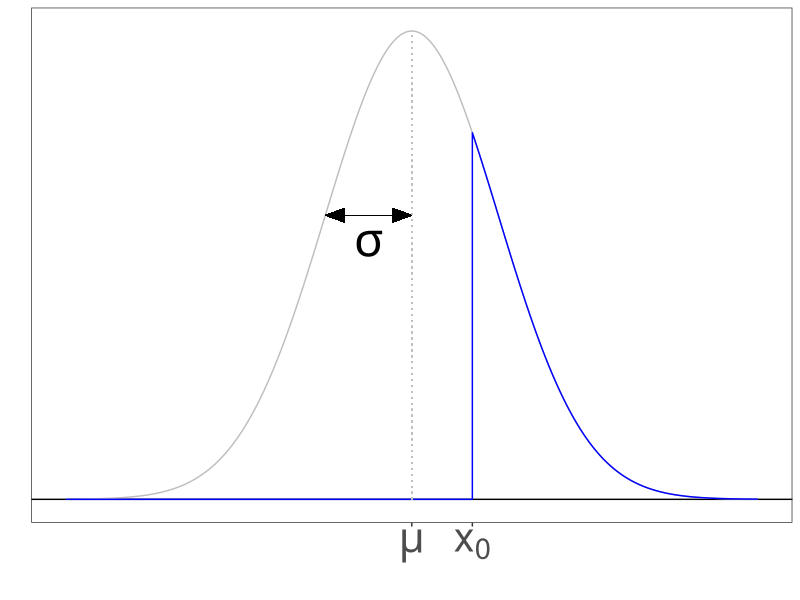

Reproduce this figure in R.
require(ggplot2)
x0 = 0.7
x1 = seq(-4,x0,0.01)
x2 = seq(x0,4,0.01)
x3 = seq(-4,4,0.01)
df = data.frame(
  x = c(x1,x2),
  y = c( rep(0,length(x1)), dnorm(x2) )
)
df2 = data.frame(
  x=x3,
  y=dnorm(x3)
)
rm(x1,x2,x3)

pdf("truncated-normal.pdf",width=10,height=5)
ggplot(df, aes(x=x,y=y)) +
  geom_hline(yintercept=0) +
  geom_line(aes(x=x,y=y),data=df2,color="gray") +
  geom_line(color="blue") +
  geom_segment(aes(x=-1,xend=0,y=dnorm(-1),yend=dnorm(-1)),
               arrow=arrow(ends="both",type="closed",angle=20,length=unit(0.04,"npc")),
               size=0.1) +
  geom_segment(aes(x=0,xend=0,y=0,yend=dnorm(0)),color="gray",linetype="dotted") +
  annotate("text",label="sigma",parse=TRUE,x=-0.5,y=dnorm(-1)*0.9,cex=12) +
  scale_x_continuous(breaks=c(0,x0),labels=c(expression(mu),expression(x[0]))) +
  xlab('') +
  theme_bw() +
  theme(axis.text.x=element_text(size=30)) +
  theme(panel.grid.major = element_blank(),
        panel.grid.minor = element_blank()) +
  theme(axis.ticks.y = element_blank(),
        axis.text.y = element_blank()) +
  ylab('')
dev.off()
